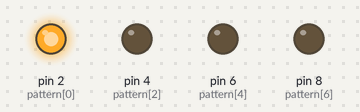
The sketch below on a simulated Arduino Uno, built with avr-gcc and run on an emulated ATmega328P. Parts: output pins drawn as LEDs (lit = HIGH).

Above: at 0.1 s.
At 3.1 s:
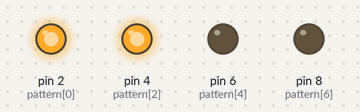
At 5.1 s:
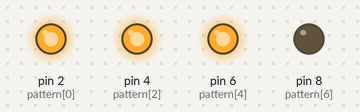
At 7.1 s:
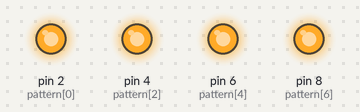
Timing chart, 0 to 8.6 s (numbered marks = the images above):
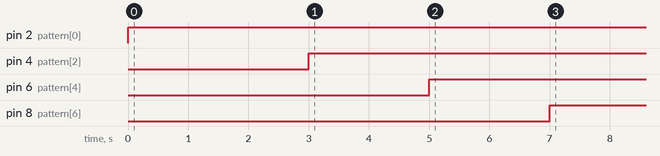

The sketch:

LoopsArrays.ino
```cpp
void setup() {
// arrays = a collection of variables accessed with an index number
  // set up a pin for each "note" of twinkle twinkle little star
pinMode(2, OUTPUT);//first note "twinkle"
pinMode(4, OUTPUT);//second note "twinkle"
pinMode(6, OUTPUT);//third note "little"
pinMode(8, OUTPUT);//fourth note "star"
}

void loop() {

//let's set up an array for our pattern
int pattern[] = {2, 2, 4, 4, 6, 6, 8};

//loop through ENTIRE patter
for (int count = 0; count <7; count++) {
  //pattern [count] gives me the note in the
  //pattern that I've countedd ip to by now
  digitalWrite(pattern[count], HIGH);
  delay(500);
  digitalWrite(pattern[count], HIGH);
  delay(500);

  // play the first "note" twice
  for(int count = 0; count < 2; count++) {
    digitalWrite(2, HIGH);
    delay(500);
    digitalWrite(2, HIGH);
    delay(500);
  }
  for(int count = 0; count < 2; count++) {
    digitalWrite(4, HIGH);
    delay(500);
    digitalWrite(4, HIGH);
    delay(500);
  }

  for(int count = 0; count < 2; count++) {
    digitalWrite(6, HIGH);
    delay(500);
    digitalWrite(6, HIGH);
    delay(500);
  }


    digitalWrite(8, HIGH);
    delay(500);


}
}
```

Measured:
- by itself, pin 2 (pattern[0]): LOW → HIGH at 0.00 s
- by itself, pin 4 (pattern[2]): LOW → HIGH at 3.0 s
- by itself, pin 6 (pattern[4]): LOW → HIGH at 5.0 s
- by itself, pin 8 (pattern[6]): LOW → HIGH at 7.0 s
